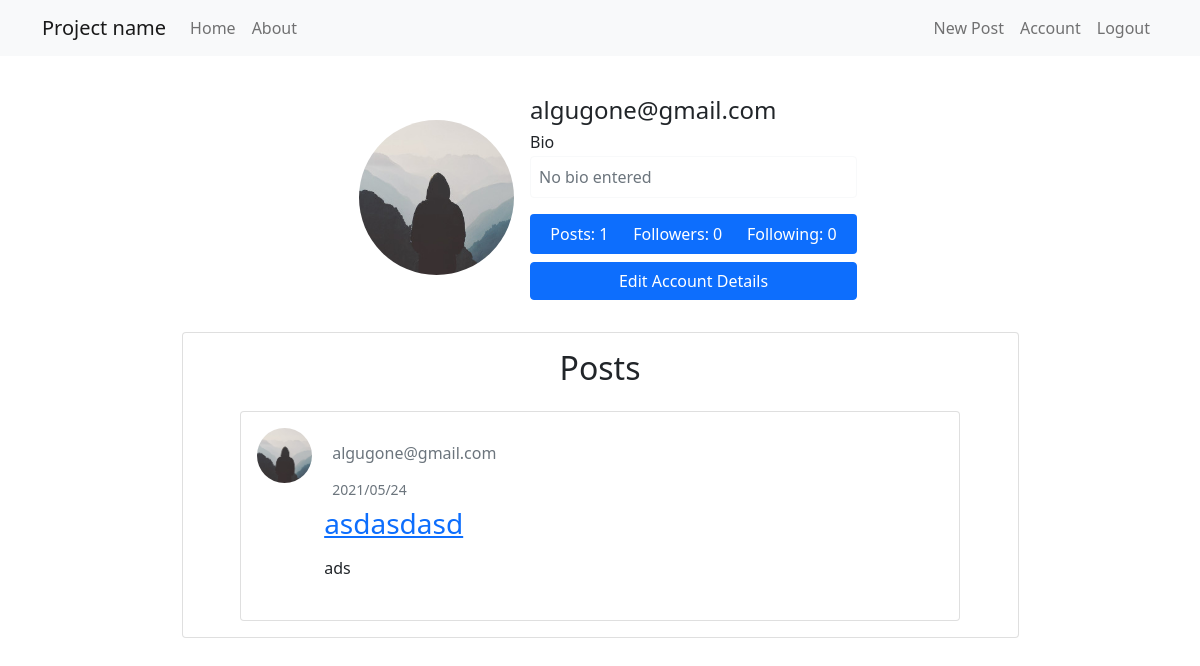
Page /account (signed in) on the earlier database version.
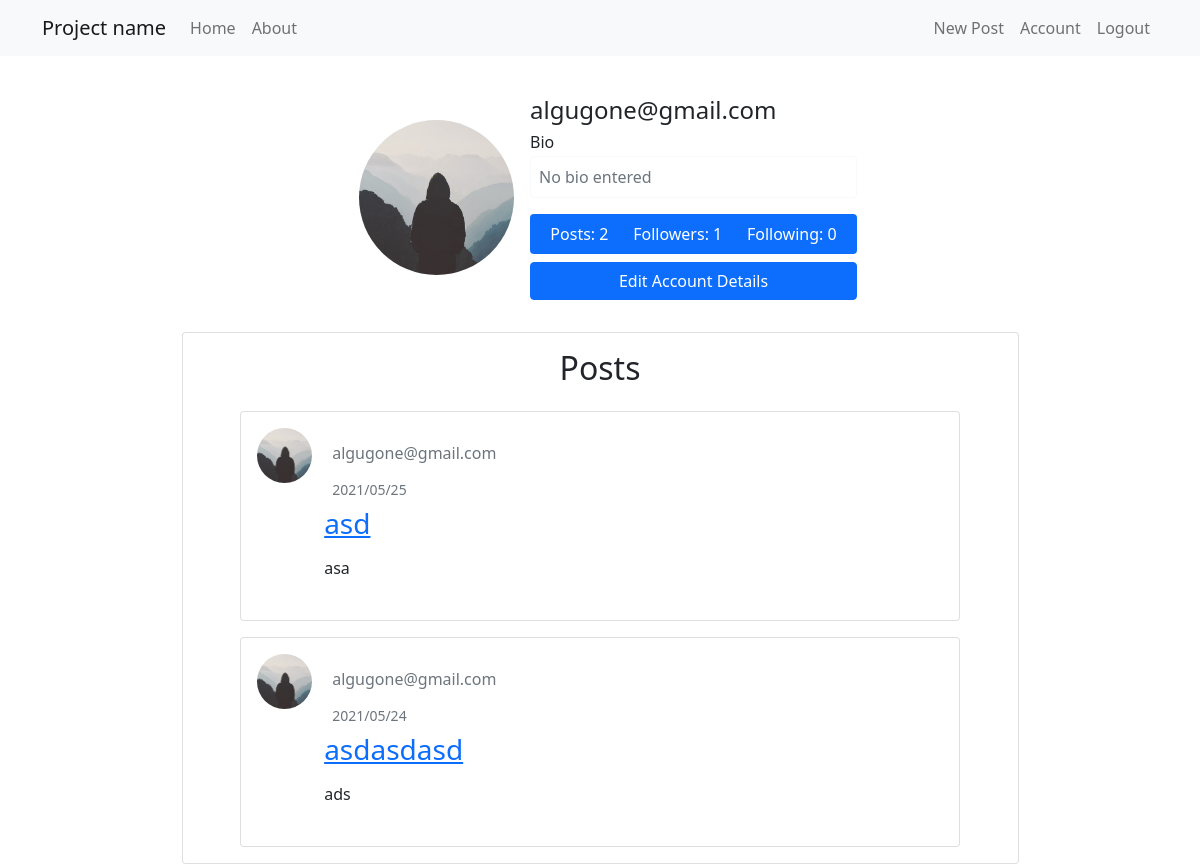
Same page on the later database version.
### flask_app/models.py (models this page shows, shortened)
class User(db.Model, UserMixin):
    id = db.Column(db.Integer, primary_key=True)
    username = db.Column(db.String(20), unique=True, nullable=False)
    email = db.Column(db.String(120), unique=True, nullable=False)
    profile_image = db.Column(db.String(20), nullable=False, default='default.jpg')
    password = db.Column(db.String(60), nullable=False)
    bio = db.Column(db.Text, nullable=True)
    posts = db.relationship('Posts', backref='author', lazy=True)
    comments = db.relationship('Comments', backref='author', lazy=True)
    liked = db.relationship('Likes', foreign_keys='Likes.user_id', backref='user', lazy='dynamic')
    followed = db.relationship('User', secondary=followers, primaryjoin=(followers.c.follower_id == id), secondaryjoin=(followers.c.followed_id == id),
                               backref=db.backref('followers', lazy='dynamic'), lazy='dynamic')

class Posts(db.Model):
    id = db.Column(db.Integer, primary_key=True)
    title = db.Column(db.String(100), nullable=False)
    date_posted = db.Column(db.DateTime, nullable=False, default=datetime.utcnow)
    content = db.Column(db.Text, nullable=False)
    post_image = db.Column(db.String(20), nullable=True)
    comments = db.relationship('Comments', backref='post', lazy=True)
    user_id = db.Column(db.Integer, db.ForeignKey('user.id'), nullable=False)
    likes = db.relationship('Likes', backref='post', lazy=True)

### flask_app/routes.py (the view)
@app.route('/account', methods=['POST', 'GET'])
@login_required
def account():
    if not os.path.exists(os.path.join(app.root_path, 'static/profile_pics', current_user.profile_image)):
        current_user.profile_image = 'default.jpg'
    form = EditAccountForm()
    if form.validate_on_submit():
        if form.picture.data:
            picture_file = save_picture(form.picture.data)
            if current_user.profile_image != 'default.jpg':
                os.remove(os.path.join(app.root_path, 'static/profile_pics', current_user.profile_image))
            current_user.profile_image = picture_file
        current_user.username = form.username.data
        current_user.email = form.email.data
        current_user.bio = form.bio.data
        db.session.commit()
        flash('Account changes have been applied.', category='success')
        return redirect(url_for('account'))
    elif request.method == 'GET':
        form.username.data = current_user.username
        form.email.data = current_user.email
        form.bio.data = current_user.bio
    return render_template('account.html', current_user=current_user, user=current_user, form=form, num_of_posts=len(current_user.posts))

### flask_app/models.py (called while the page is built)
@login_manager.user_loader
def load_user(user_id):
    return User.query.get(int(user_id))

### flask_app/templates/account.html (shortened to what this page needs)
{% extends "layout.html" %}
{% block body %}
    <div class="container d-flex justify-content-center">
        <div class="card p-3 w-50 border-0">
            <div class="d-flex align-items-center">
                <div class="image p-3">
                    <img src="{{ url_for('static', filename='profile_pics/' + user.profile_image) }}" class="rounded-circle" width="155" height="155" alt="pfp">
                </div>
                <div class="ml-3 w-100">
                    <h4 class="mb-0 mt-0">{{ user.username }}</h4>
                    <h6 class="mt-2 mb-1">Bio</h6>
                    {% if user.bio %}
                        <p class="border border-light rounded p-2" style="max-width: 43ch; white-space: pre-wrap;">{{ user.bio }}</p>
                    {% else %}
                        <p class="border border-light rounded p-2 text-muted" style="max-width: 43ch;">No bio entered</p>
                    {% endif %}
                    <div class="p-2 mt-2 bg-primary d-flex justify-content-around rounded text-white stats w-100">
                        <div class=" flex-column">
                            <span class="fs-6">Posts:</span>
                            <span class="number1">{{num_of_posts}}</span>
                        </div>
                        <div class="flex-column">
                            <span class="fs-6">Followers:</span>
                            <span class="number2">{{ user.followers.count() }}</span>
                        </div>
                        <div class="flex-column">
                            <span class="fs-6">Following:</span>
                            <span class="number2">{{ user.followed.count() }}</span>
                        </div>
                    </div>
                    {% if not user == current_user %}
                        <div class="button mt-2 d-flex flex-row align-items-center">
                            <button class="btn btn-sm btn-outline-primary w-100 m-1">Message</button>
                            {% if not current_user.is_following(user) %}
                                <form class="w-100" action="{{ url_for('follow', user_username=user.username) }}" method="POST">
                                    {{ form.hidden_tag() }}
                                    {{ form.submit(value='Follow', class='btn btn-outline-primary w-100 m-1 btn-sm ') }}
                                </form>
                            {% else %}
                                <form class="w-100" action="{{ url_for('unfollow', user_username=user.username) }}" method="POST">
                                    {{ form.hidden_tag() }}
                                    {{ form.submit(value='Unfollow', class='btn btn-outline-danger w-100 m-1 btn-sm ') }}
                                </form>
                            {% endif %}
                        </div>
                    {% else %}
                        <a class="btn btn-primary w-100 mt-2" data-toggle="collapse" href="#edit-info" role="button" aria-expanded="false" aria-controls="collapseExample">
                            Edit Account Details
                        </a>
                    {% endif %}
                </div>
            </div>
        </div>
    </div>
    <div class="d-flex justify-content-center">
        <div class="card p-3 w-75 mt-3 d-flex justify-content-center">
            <h2 class="d-flex justify-content-center">Posts</h2>
                {% for post in user.posts[::-1] %}
                    <div class="d-flex justify-content-center">
                        <div class="card mt-3" style="width: 45rem;">
                            <div class="card-body">
                                <div class="row">
                                    <div class="col-1 ml-lg-1">
                                        <img class="rounded-circle" style="height: 55px; width: 55px;" src="{{ url_for('static', filename='profile_pics/' + post.author.profile_image) }}" alt="pfp">
                                    </div>
                                    <div class="col-9 m-2">
                                        <h6 class="card-subtitle m-2 text-muted">
                                            <p class="mr-3">{{ post.author.username }}</p>
                                            <small class="text-muted">{{ post.date_posted.strftime('%Y/%m/%d') }}</small>
                                        </h6>
                                        <h3 class="card-title"><a href="{{ url_for('post', post_id=post.id) }}">{{ post.title }}</a></h3>
                                        <p class="card-text"><p class="card-text">{{ post.content }}</p></p>
                                    </div>
                                </div>
                            </div>
                        </div>
                    </div>
            {% endfor %}
        </div>
    </div>
{% endblock %}

### flask_app/templates/layout.html (shortened to what this page needs)
<!DOCTYPE html>
<html lang="en">
<head>
    <link href="https://cdn.jsdelivr.net/npm/bootstrap@5.0.1/dist/css/bootstrap.min.css" rel="stylesheet">
</head>
<body>
    <header class="site-header">
        <nav class="navbar navbar-expand-md navbar-light bg-light position-sticky">
            <div class="container">
                <a class="navbar-brand mr-4" href="{{ url_for('home') }}">Project name</a>
                <div class="collapse navbar-collapse" id="navbarSupportedContent">
                    <ul class="navbar-nav me-auto mb-2 mb-lg-0">
                        <li class="nav-item">
                            <a class="nav-link" href="{{ url_for('home') }}">Home</a>
                        </li>
                        <li class="nav-item">
                            <a class="nav-link" href="{{ url_for('about') }}">About</a>
                        </li>
                    </ul>
                    <ul class="navbar-nav d-flex">
                        {% if current_user.is_authenticated %}
                            <li class="nav-item">
                                <a class="nav-link" href="{{ url_for('new_post') }}">New Post</a>
                            </li>
                            <li class="nav-item">
                                <a class="nav-link" href="{{ url_for('account') }}">Account</a>
                            </li>
                            <li class="nav-item">
                                <a class="nav-link" href="{{ url_for('logout') }}">Logout</a>
                            </li>
                        {% endif %}
                    </ul>
                </div>
            </div>
        </nav>
    </header>
    <main role="main" class="container mt-4">
        {% block body %}{% endblock %}
    </main>
</body>
</html>

Differences in the rows shown:
added Posts: profile_image (placeholder picture), author.username "algugone@gmail.com", date_posted "2021/05/25", title "asd", content "asa"
Other differences:
{{ num_of_posts }}: "1" → "2"
{{ user.followers.count() }}: "0" → "1"
